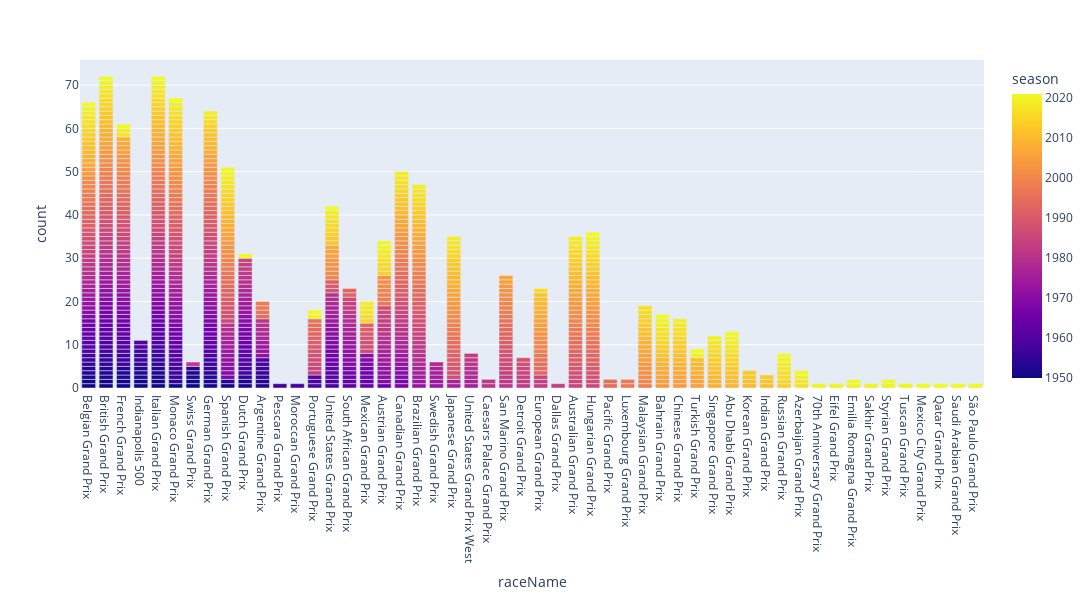

The notebook cell this image was saved under:
### Code cell
fig = px.bar(counts, x='raceName', y='count', color='season', height=600, width=1100)
fig.update_layout(showlegend=False)
fig.show()

### Figure 1 — Plotly figure (JSON) as saved in the notebook; plotly's stock layout.template omitted (floating-point values rounded to 4 significant figures; data arrays with more than 128 entries replaced by an {"elided": "..."} marker saying what was removed)
{"data": [{"alignmentgroup": "True", "hovertemplate": "raceName=%{x}<br>count=%{y}<br>season=%{marker.color}<extra></extra>", "legendgroup": "", "marker": {"color": {"elided": "1057 int values"}, "coloraxis": "coloraxis", "pattern": {"shape": ""}}, "name": "", "offsetgroup": "", "orientation": "v", "showlegend": false, "textposition": "auto", "type": "bar", "x": {"elided": "1057 str values"}, "xaxis": "x", "y": {"elided": "1057 int values"}, "yaxis": "y"}], "layout": {"barmode": "relative", "coloraxis": {"colorbar": {"title": {"text": "season"}}, "colorscale": [[0, "#0d0887"], [0.1111, "#46039f"], [0.2222, "#7201a8"], [0.3333, "#9c179e"], [0.4444, "#bd3786"], [0.5556, "#d8576b"], [0.6667, "#ed7953"], [0.7778, "#fb9f3a"], [0.8889, "#fdca26"], [1, "#f0f921"]]}, "height": 600, "legend": {"tracegroupgap": 0}, "margin": {"t": 60}, "showlegend": false, "width": 1100, "xaxis": {"anchor": "y", "domain": [0, 1], "title": {"text": "raceName"}}, "yaxis": {"anchor": "x", "domain": [0, 1], "title": {"text": "count"}}}}
